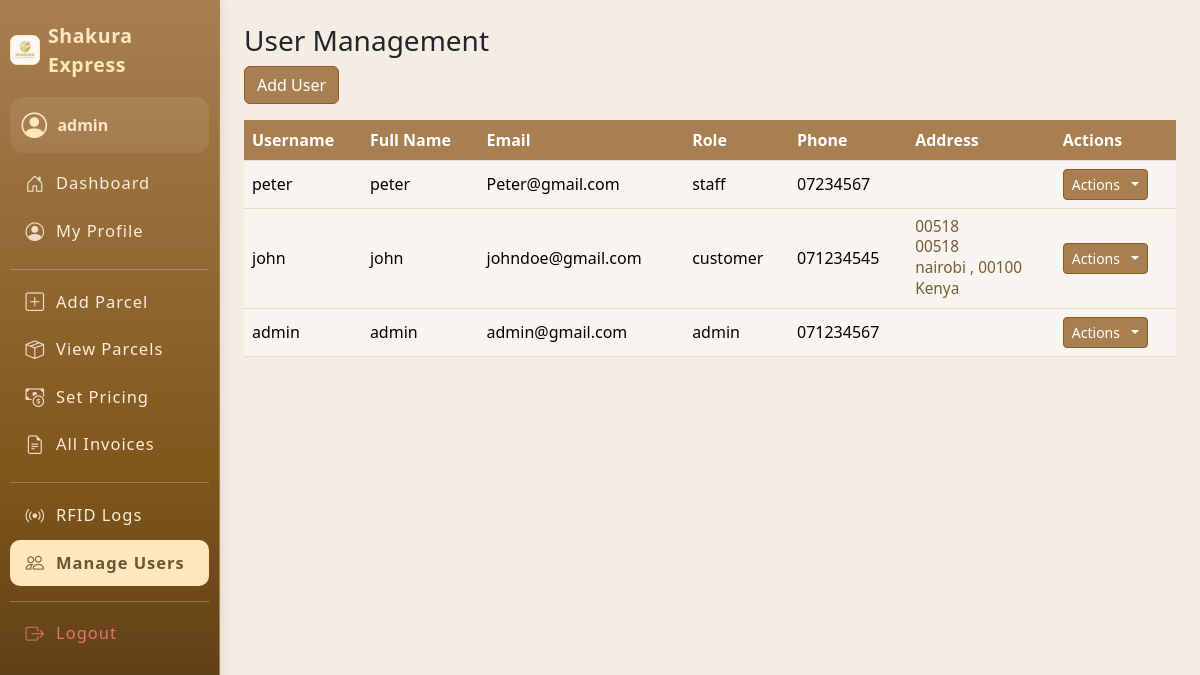
Screenshot of /users/manage.php (signed in) with the database file from the repository.
### tables this page shows
CREATE TABLE `users` (
  `id` int(11) NOT NULL AUTO_INCREMENT,
  `username` varchar(50) NOT NULL,
  `password` varchar(255) NOT NULL,
  `email` varchar(100) NOT NULL,
  `role` enum('admin','staff','customer') NOT NULL,
  `full_name` varchar(100) NOT NULL,
  `phone` varchar(20) DEFAULT NULL,
  `created_at` datetime DEFAULT current_timestamp(),
  `address_line1` varchar(255) DEFAULT NULL,
  `address_line2` varchar(255) DEFAULT NULL,
  `city` varchar(100) DEFAULT NULL,
  `country` varchar(100) DEFAULT NULL,
  `zip_code` varchar(20) DEFAULT NULL,
  PRIMARY KEY (`id`),
  UNIQUE KEY `username` (`username`)
);

### users/manage.php (the view, shortened to what this page needs)
<?php
include '../includes/db.php';
$users = $conn->query("SELECT * FROM users ORDER BY created_at DESC");
?>
<!DOCTYPE html>
<html lang="en">
<head>
    <link rel="stylesheet" href="/assets/css/style.css">
    <link rel="stylesheet" href="https://cdn.jsdelivr.net/npm/bootstrap@5.3.3/dist/css/bootstrap.min.css">
</head>
<body>
<div class="d-flex">
    <?php include '../includes/sidebar.php'; ?>
    <div class="container-fluid p-4">
        <h3>User Management</h3>
        <a href="add_user.php" class="btn btn-brown mb-3">Add User</a>
        <div class="table-responsive">
        <table class="table table-brown align-middle">
            <thead>
                <tr>
                    <th>Username</th>
                    <th>Full Name</th>
                    <th>Email</th>
                    <th>Role</th>
                    <th>Phone</th>
                    <th class="address-col">Address</th>
                    <th>Actions</th>
                </tr>
            </thead>
            <tbody>
            <?php while($u = $users->fetch_assoc()): ?>
                <tr>
                    <td><?= htmlspecialchars($u['username']) ?></td>
                    <td><?= htmlspecialchars($u['full_name']) ?></td>
                    <td><?= htmlspecialchars($u['email']) ?></td>
                    <td><?= htmlspecialchars($u['role']) ?></td>
                    <td><?= htmlspecialchars($u['phone']) ?></td>
                    <td class="address-col">
                        <div class="address-info">
                            <?= htmlspecialchars($u['address_line1'] ?? '') ?>
                            <?= !empty($u['address_line2']) ? '<br>' . htmlspecialchars($u['address_line2']) : '' ?>
                            <?php if(!empty($u['city'])): ?><br><?= htmlspecialchars($u['city']) ?><?php endif; ?>
                            <?php if(!empty($u['zip_code'])): ?>, <?= htmlspecialchars($u['zip_code']) ?><?php endif; ?>
                            <?php if(!empty($u['country'])): ?><br><?= htmlspecialchars($u['country']) ?><?php endif; ?>
                        </div>
                    </td>
                    <td>
                        <div class="dropdown">
                            <button class="btn btn-sm btn-brown dropdown-toggle" type="button" data-bs-toggle="dropdown" aria-expanded="false">
                                Actions
                            </button>
                        </div>
                    </td>
                </tr>
            <?php endwhile; ?>
            </tbody>
        </table>
        </div>
    </div>
</div>
</body>
</html>

### includes/sidebar.php (shortened to what this page needs)
<?php
$role = $_SESSION['role'];
$user_id = $_SESSION['user_id'] ?? null;
require_once '../includes/db.php';
$user_name = '';
if ($user_id) {
    $user_res = $conn->query("SELECT username FROM users WHERE id=$user_id");
    if ($user_res && $user_res->num_rows) {
        $u = $user_res->fetch_assoc();
        $user_name = htmlspecialchars($u['username']);
    }
}
?>
<head>
    <link rel="stylesheet" href="https://cdn.jsdelivr.net/npm/bootstrap-icons@1.11.3/font/bootstrap-icons.min.css">
    <link rel="stylesheet" href="../assets/css/style.css">
</head>
<nav class="sidebar">
    <div class="sidebar-brand">
        <img src="../assets/images/logo.jpeg" width="30" alt="Logo" style="border-radius:7px; background:#fff6eb; border:1.3px solid #ffe6bb;">
        <span>Shakura Express</span>
    </div>
    <div class="user-mini-profile mb-2">
        <i class="bi bi-person-circle"></i>
        <div class="user-details">
            <span><?= $user_name ?: ucfirst($role) ?></span>
        </div>
    </div>
    <ul class="nav flex-column">
        <?php if($role=='admin'): ?>
            <li><a href="../dashboards/admin_dashboard.php" class="nav-link<?=strpos($_SERVER['PHP_SELF'],'admin_dashboard.php')!==false?' active':''?>"><i class="bi bi-house-door"></i> Dashboard</a></li>
            <li><a href="../users/profile.php" class="nav-link<?=strpos($_SERVER['PHP_SELF'],'profile.php')!==false?' active':''?>"><i class="bi bi-person-circle"></i> My Profile</a></li>
            <hr>
            <li><a href="../parcels/add_parcel.php" class="nav-link<?=strpos($_SERVER['PHP_SELF'],'add_parcel.php')!==false?' active':''?>"><i class="bi bi-plus-square"></i> Add Parcel</a></li>
            <li><a href="../parcels/view_parcel.php" class="nav-link<?=strpos($_SERVER['PHP_SELF'],'view_parcel.php')!==false?' active':''?>"><i class="bi bi-box-seam"></i> View Parcels</a></li>
            <li><a href="../pricing/set_pricing.php" class="nav-link<?=strpos($_SERVER['PHP_SELF'],'set_pricing.php')!==false?' active':''?>"><i class="bi bi-cash-coin"></i> Set Pricing</a></li>
            <li><a href="../invoices/view_invoice.php" class="nav-link<?=strpos($_SERVER['PHP_SELF'],'view_invoice.php')!==false?' active':''?>"><i class="bi bi-file-earmark-text"></i> All Invoices</a></li>
            <hr>
            <li><a href="../rfid/logs.php" class="nav-link<?=strpos($_SERVER['PHP_SELF'],'logs.php')!==false?' active':''?>"><i class="bi bi-broadcast"></i> RFID Logs</a></li>
            <li><a href="../users/manage.php" class="nav-link<?=strpos($_SERVER['PHP_SELF'],'manage.php')!==false?' active':''?>"><i class="bi bi-people"></i> Manage Users</a></li>
        <?php endif; ?>
        <hr>
        <li><a href="../auth/logout.php" class="nav-link text-danger"><i class="bi bi-box-arrow-right"></i> Logout</a></li>
    </ul>
</nav>

### assets/css/style.css (style rules this page uses)
body { background-color: #f4ede3; }
.sidebar { min-width: 220px; }
.sidebar .nav-link.active, .sidebar .nav-link:hover { background: #a87f51; }
.btn-brown { background: #a87f51; color: white; }
.table-brown th { background: #a87f51; color: white; }
.table-brown td { background: #f8f5f0; }
.sidebar { position: fixed; top: 0; left: 0; height: 100vh; width: 220px; background: linear-gradient(180deg, #a87f51 0%, #80551a 60%, #4b3415 100%); color: #fff; padding: 1.3rem 0.6rem 1rem 0.6rem; z-index: 1000; border-right: 1px solid #a87f51; box-shadow: 1px 0 9px rgba(108,78,42,0.15); display: flex; flex-direction: column; font-size: 1.01rem; min-height: 0; max-height: 100vh; overflow-y: auto; }
.sidebar-brand { font-size: 1.22rem; font-weight: 700; letter-spacing: .6px; margin-bottom: 1.1rem; color: #ffe6bb; display: flex; align-items:center; gap: 0.52rem; }
.sidebar .user-mini-profile { background: rgba(255,255,255,0.08); border-radius: .85rem; padding: .6rem .75rem .5rem .75rem; margin-bottom: 1.28rem; font-size: .96rem; display: flex; align-items: center; gap: 0.64rem; }
.sidebar .user-mini-profile .bi-person-circle { font-size: 1.6rem; color: #ffe6bb; }
.sidebar .user-mini-profile .user-details span { display: block; color: #ffe6bb; font-weight: 600; margin-bottom: 0; font-size: 1.04em; }
.sidebar .nav { flex: 1 1 auto; margin-bottom: 1.2rem; }
.sidebar .nav-link { color: #fbeedc; margin-bottom: .11rem; padding: .56rem 1rem; font-size: 1.03rem; border-radius: .62rem; display: flex; align-items: center; gap: .68rem; transition: background .14s, color .13s; font-weight: 500; letter-spacing: .06em; }
.sidebar .nav-link.active, .sidebar .nav-link:hover, .sidebar .nav-link:focus { color: #6d5433 !important; background: #ffe6bb !important; font-weight: 600; box-shadow: 0 1px 7px rgba(168,127,81,0.09); }
.sidebar .nav-link .bi { font-size: 1.13em; opacity: 0.88; }
.sidebar .nav-link.text-danger { color: #e57373 !important; }
.sidebar hr { border-color: #ffe6bb; opacity: 0.27; margin: 13px 0 9px 0; }
body { margin-left: 220px !important; }

### users/manage.php (style rules this page uses)
.table-brown thead { background: #a87f51; color: #fff; }
.table-brown tbody tr { border-bottom: 1.5px solid #e7dac6; }
.btn-brown { background: #a87f51; color: #fff; border: 1px solid #8a5c22; }
.dropdown-toggle::after { margin-left: 0.5em; }
.address-info { font-size: 0.96em; color: #745c33; line-height:1.35; }

### rows the page displays
users: username "admin", full_name "admin", email "admin@gmail.com", role "admin", phone "071234567"
users: username "peter", full_name "peter", email "Peter@gmail.com", role "staff", phone "07234567"
users: username "john", full_name "john", email "johndoe@gmail.com", role "customer", phone "071234545", address_line1 "00518", address_line2 "00518", city "nairobi", zip_code "00100", country "Kenya"
